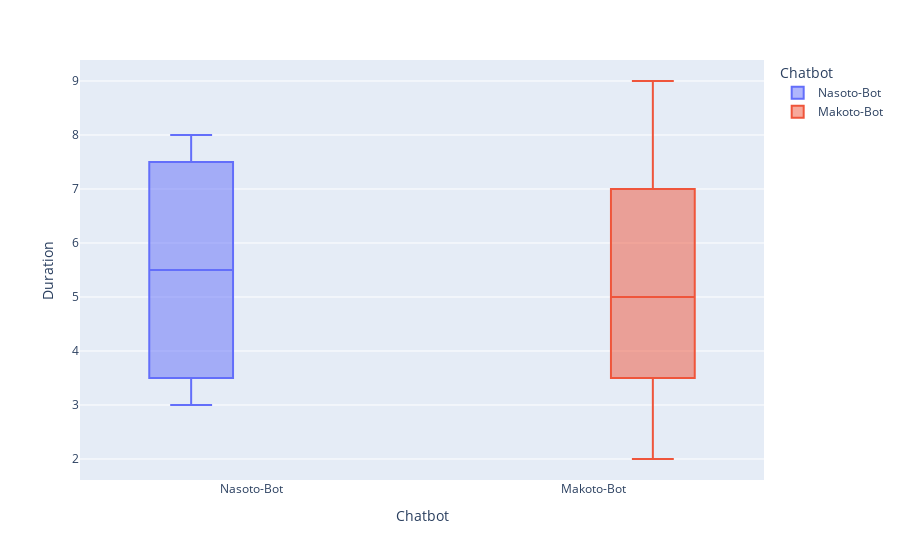

This figure's notebook cell:
### Markdown cell above
## Box Plot  Interaction Duration

### Code cell
fig = px.box(df_cd , "Chatbot", "Duration", "Chatbot")
fig.update_traces(quartilemethod="exclusive") # or "inclusive", or "linear" by default
fig.show()

### Figure 1 — Plotly figure (JSON) as saved in the notebook; plotly's stock layout.template omitted (floating-point values rounded to 4 significant figures)
{"data": [{"alignmentgroup": "True", "hovertemplate": "Chatbot=%{x}<br>Duration=%{y}<extra></extra>", "legendgroup": "Nasoto-Bot", "marker": {"color": "#636efa"}, "name": "Nasoto-Bot", "notched": false, "offsetgroup": "Nasoto-Bot", "orientation": "v", "quartilemethod": "exclusive", "showlegend": true, "type": "box", "x": ["Nasoto-Bot", "Nasoto-Bot", "Nasoto-Bot", "Nasoto-Bot"], "x0": " ", "xaxis": "x", "y": [8, 7, 4, 3], "y0": " ", "yaxis": "y"}, {"alignmentgroup": "True", "hovertemplate": "Chatbot=%{x}<br>Duration=%{y}<extra></extra>", "legendgroup": "Makoto-Bot", "marker": {"color": "#EF553B"}, "name": "Makoto-Bot", "notched": false, "offsetgroup": "Makoto-Bot", "orientation": "v", "quartilemethod": "exclusive", "showlegend": true, "type": "box", "x": ["Makoto-Bot", "Makoto-Bot", "Makoto-Bot", "Makoto-Bot"], "x0": " ", "xaxis": "x", "y": [5, 9, 2, 5], "y0": " ", "yaxis": "y"}], "layout": {"boxmode": "group", "legend": {"title": {"text": "Chatbot"}, "tracegroupgap": 0}, "margin": {"t": 60}, "xaxis": {"anchor": "y", "categoryarray": ["Nasoto-Bot", "Makoto-Bot"], "categoryorder": "array", "domain": [0, 1], "title": {"text": "Chatbot"}}, "yaxis": {"anchor": "x", "domain": [0, 1], "title": {"text": "Duration"}}}}
